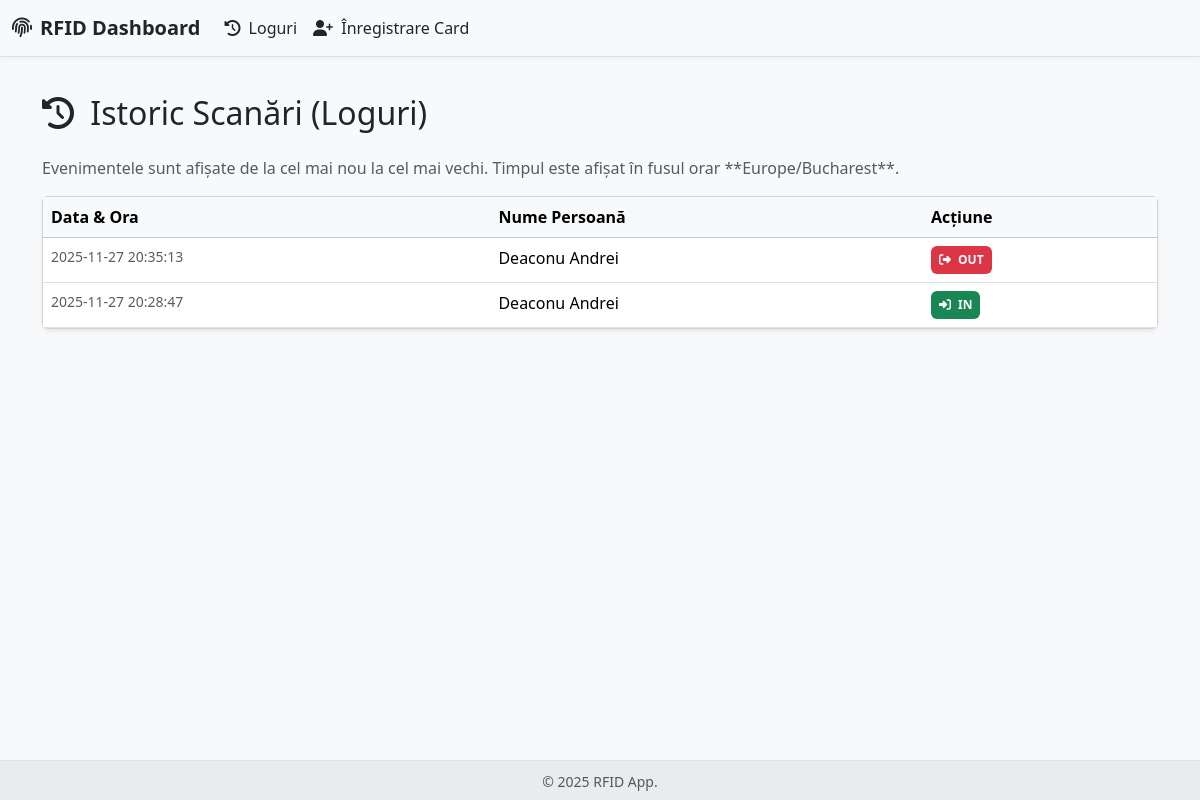
/logs, run on an earlier commit of the app's database.
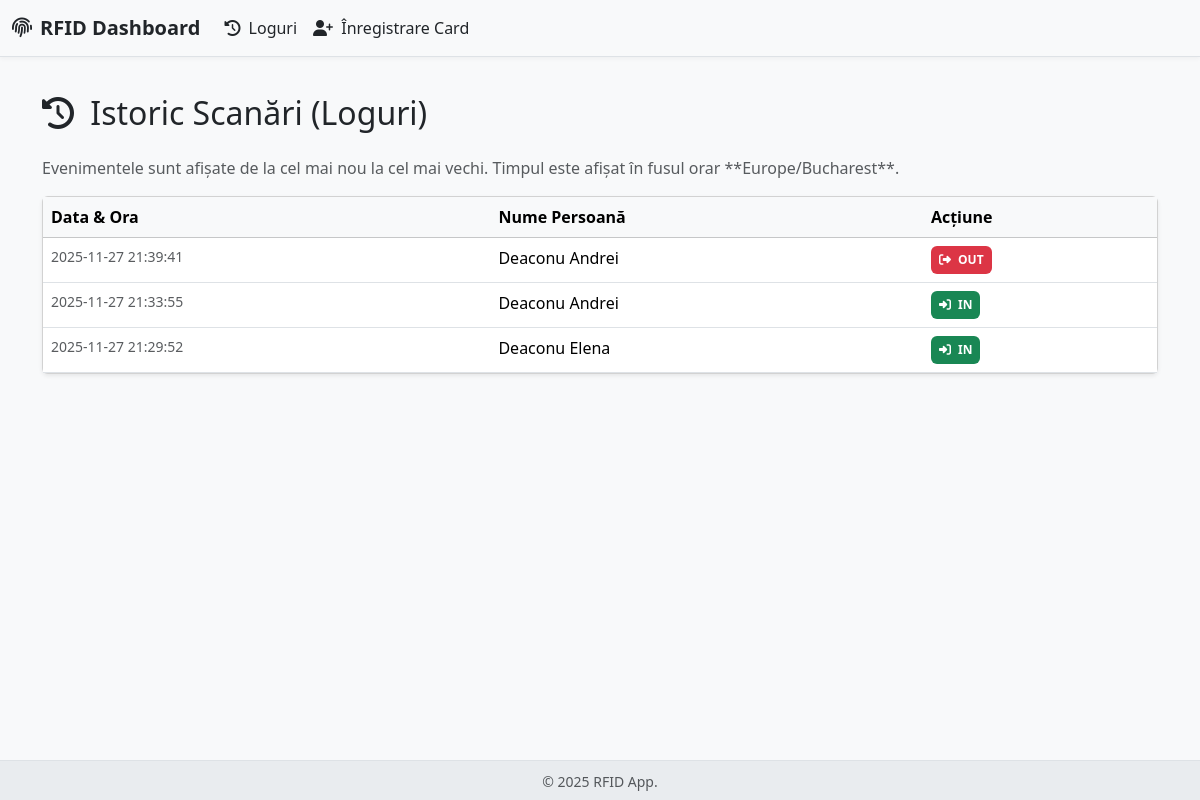
And on a later commit of the database.
### app.py (models this page shows)
class Log(db.Model):
    __tablename__ = 'log'
    id = db.Column(db.Integer, primary_key=True)
    person_id = db.Column(db.Integer, db.ForeignKey('person.id'), nullable=False)
    timestamp = db.Column(db.DateTime, default=lambda: datetime.now(timezone.utc))
    action = db.Column(db.String(3), nullable=False)

class Person(db.Model):
    __tablename__ = 'person'
    id = db.Column(db.Integer, primary_key=True)
    uid_card = db.Column(db.String(50), unique=True, nullable=False)
    first_name = db.Column(db.String(100), nullable=False)
    last_name = db.Column(db.String(100), nullable=False)
    is_inside = db.Column(db.Boolean, default=False)
    last_action_time = db.Column(db.DateTime, default=lambda: datetime(2025, 2, 14, tzinfo=timezone.utc))
    logs = db.relationship('Log', backref='person', lazy=True)

### app.py (the view)
@app.route('/logs')
def view_logs():
    logs = Log.query.order_by(Log.timestamp.desc()).all()
    return render_template('logs.html', logs=logs)

### app.py (called while the page is built)
def localize_timestamp(timestamp):
    if timestamp.tzinfo is None:
        utc_dt = timestamp.replace(tzinfo=pytz.utc)
    else:
        utc_dt = timestamp.astimezone(pytz.utc)
    return utc_dt.astimezone(TARGET_TIMEZONE)

### templates/logs.html
{% extends "base.html" %}
{% block content %}
    <h2 class="mb-4"><i class="fas fa-history me-2"></i> Istoric Scanări (Loguri)</h2>
    <p class="text-muted">Evenimentele sunt afișate de la cel mai nou la cel mai vechi. Timpul este afișat în fusul orar **{{ TARGET_TIMEZONE_NAME }}**.</p>
    <div class="card shadow-sm">
        <div class="card-body p-0">
            <div class="table-responsive">
                <table class="table table-hover mb-0">
                    <thead class="table-light">
                        <tr>
                            <th>Data & Ora</th>
                            <th>Nume Persoană</th>
                            <th>Acțiune</th>
                        </tr>
                    </thead>
                    <tbody>
                        {% for log in logs %}
                        <tr>
                            <td class="text-muted small">{{ localize_timestamp(log.timestamp).strftime('%Y-%m-%d %H:%M:%S') }}</td>
                            <td class="fw-medium">{{ log.person.last_name }} {{ log.person.first_name }}</td>
                            <td>
                                {% if log.action == 'IN' %}
                                    <span class="badge bg-success p-2"><i class="fas fa-sign-in-alt me-1"></i> {{ log.action }}</span>
                                {% else %}
                                    <span class="badge bg-danger p-2"><i class="fas fa-sign-out-alt me-1"></i> {{ log.action }}</span>
                                {% endif %}
                            </td>
                        </tr>
                        {% endfor %}
                    </tbody>
                </table>
            </div>
        </div>
    </div>
{% endblock %}

What changed in the data, as far as the page shows it:
added Log: timestamp "2025-11-27 21:39:41", person.last_name "Deaconu", person.first_name "Andrei", action "OUT"
changed Log (number 2 of 3 on the later page): timestamp "2025-11-27 20:35:13" → "2025-11-27 21:33:55"; action "OUT" → "IN"
changed Log: timestamp "2025-11-27 20:28:47" → "2025-11-27 21:29:52"; person.first_name "Andrei" → "Elena"
